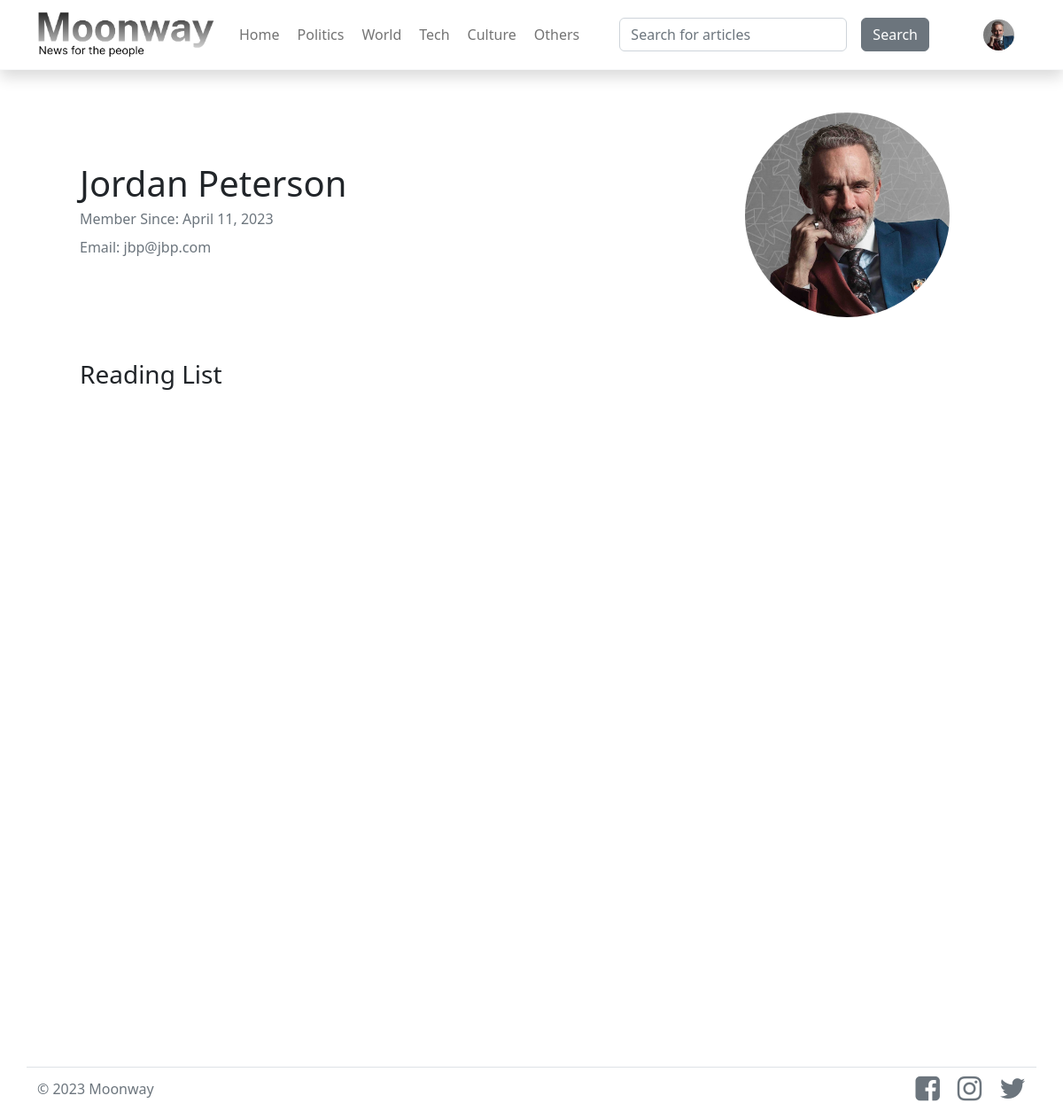
The page /profile (signed in) on the database its author committed.
### news/models.py (models this page shows, shortened)
class User(AbstractUser):
    picture = models.ImageField(upload_to="news/file/users")
    reading_list = models.ManyToManyField(Article, blank=True, related_name="to_read")

### news/views.py (the view)
# urls.py: path("profile", views.profile, name="profile"),
def profile(request):
    if not request.user.is_authenticated:
        return HttpResponseRedirect(reverse("login") + "?next=" + reverse("profile"))
    return render(request, "news/profile.html", {
        "reading_list": request.user.reading_list.all()
    })

### news/templates/news/profile.html (shortened to what this page needs)
{% extends "news/layout.html" %}
{% load static %}
{% block content %}
    <div class="row flex-row-reverse align-items-center justify-content-center mb-5 px-5 gx-5">
        <div class="col-md-4 col-12">
            <img src="{{ user.picture.url }}" alt="" class="authorImg ratio-1x1 d-block mx-auto rounded-circle w-75 mb-4 mb-md-0">
        </div>
        <div class="col-md-8 col-12">
            <div class="lh-1 text-md-start text-center">
                <h1 id="authorName">{{ user.first_name }}  {{ user.last_name }}</h1>
                <p class="text-muted">Member Since: {{ user.date_joined.date }}</p>
                <p class="text-muted">Email: {{ user.email }}</p>
            </div>
        </div>
    </div>
    <div class="px-md-5 mb-5 mt-3" id="articles">
        <h3 class=" mt-5">Reading List</h3>
    </div>
{% endblock %}

### news/templates/news/layout.html (shortened to what this page needs)
{% load static %}
<!DOCTYPE html>
<html lang="en">
<head>
    <link rel="stylesheet" href="{% static 'news/styles.css' %}">
    <link rel="stylesheet" href="https://cdn.jsdelivr.net/npm/bootstrap@5.2.3/dist/css/bootstrap.min.css">
    <link rel="stylesheet" href="https://cdnjs.cloudflare.com/ajax/libs/font-awesome/4.7.0/css/font-awesome.min.css">
</head>
<body>
    <nav class="navbar navbar-expand-lg navbar-light border-bottom border-light shadow mb-5">
        <div class="container">
            <a href="/" class="navbar-brand"><img src="{% static 'news/logo.png' %}" alt="Moonway Logo" width="200"></a>
            <div class="collapse navbar-collapse" id="navbarSupportedContent">
                <ul class="navbar-nav me-auto text-center">
                    <li class="nav-item ms-lg-1">
                        <a href="{% url 'index' %}" class="nav-link">Home</a>
                    </li>
                    <li class="nav-item ms-lg-1">
                        <a href="{% url 'category' 'politics' %}" class="nav-link">Politics</a>
                    </li>
                    <li class="nav-item ms-lg-1">
                        <a href="{% url 'category' 'world' %}" class="nav-link">World</a>
                    </li>
                    <li class="nav-item ms-lg-1">
                        <a href="{% url 'category' 'tech' %}" class="nav-link">Tech</a>
                    </li>
                    <li class="nav-item ms-lg-1">
                        <a href="{% url 'category' 'culture' %}" class="nav-link">Culture</a>
                    </li>
                    <li class="nav-item ms-lg-1">
                        <a href="{% url 'category' 'others' %}" class="nav-link">Others</a>
                    </li>
                </ul>
                <form action="{% url 'search' %}" class="d-flex">
                    <input type="search" name='q' required class="form-control me-3" placeholder="Search for articles" aria-label="Search">
                    <button class="btn btn-secondary" type="submit">Search</button>
                </form>
                {% if user.is_authenticated %}
                    <div class="dropdown ms-xl-5 d-flex justify-content-center">
                        <button class="btn border-none" type="button" data-bs-toggle="dropdown" aria-expanded="false">
                            <img src="{{ user.picture.url }}" alt="" width="35px" height="35px" class="rounded-circle">
                        </button>
                    </div>
                {% endif %}
            </div>
        </div>
    </nav>
    <div id="content" class="container">
        {% block content %}
        {% endblock %}
    </div>
    <footer class="text-secondary container d-flex flex-wrap justify-content-between align-items-center border-top py-2">
        <div>
            &copy; 2023 Moonway
        </div>
        <div class="d-flex">
            <a href="#" class="soc-mec-links"><i class="fa fa-facebook-square fa-2x text-secondary"></i></a>
            <a href="#" class="soc-mec-links"><i class="fa fa-instagram fa-2x text-secondary"></i></a>
            <a href="#" class="soc-mec-links"><i class="fa fa-twitter fa-2x text-secondary"></i></a>
        </div>
    </footer>
</body>
</html>

### news/static/news/styles.css (style rules this page uses)
.soc-mec-links { margin-left: 20px; }
.searchImg, .authorImg, .indexArticleImage { object-fit: cover; }

### rows shown on the page
User: picture (picture), first_name "Jordan", last_name "Peterson", date_joined "April 11, 2023", email "jbp@jbp.com"
